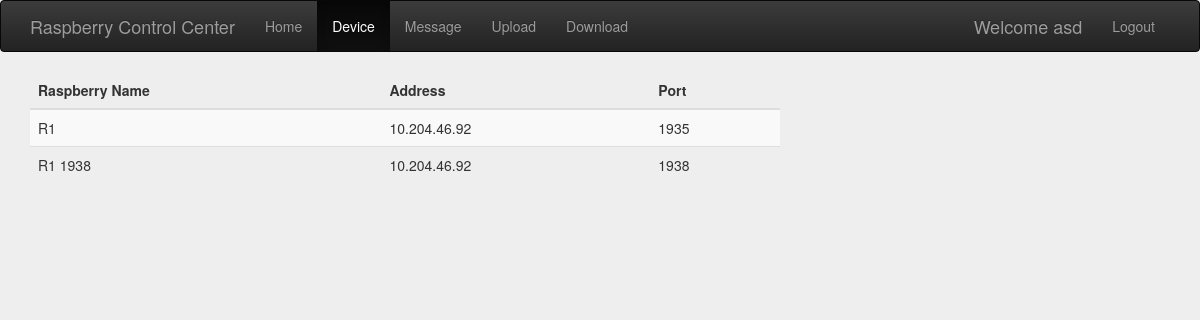
/web/device/3 (signed in), run on the app's committed database.
### Web_Server/models.py (models this page shows, shortened)
class Device(models.Model):
    name = models.CharField(max_length=100, unique=True)
    address = models.CharField(max_length=2048)
    port = models.IntegerField(null=False, blank=False)
    class Meta:
        unique_together = ('address', 'port')

### Web_Server/views.py (the view)
# urls.py: url(r'^device/(?P<user_id>\d+)$', views.show_device, name='device'),
@login_required
def show_device(request, user_id):
    try:
        device_list = Ruser.objects.get(pk=user_id).device.all()
        return render(request, 'web_server/device.html', {'devices': device_list})
    except:
        return render(request, 'web_server/device.html', {'error': True})

### Web_Server/templates/web_server/device.html (shortened to what this page needs)
{% extends 'web_server/base.html' %}
{% block body-block %}
    {% if devices %}
        <div class="row">
            <div class="col-md-8">
                <table class="table table-striped">
                    <thead>
                    <tr>
                        <th>Raspberry Name</th>
                        <th>Address</th>
                        <th>Port</th>
                    </tr>
                    </thead>
                    <tbody>
                    {% for foo in devices %}
                        <tr>
                            <td>{{ foo.name }}</td>
                            <td>{{ foo.address }}</td>
                            <td>{{ foo.port }}</td>
                        </tr>
                    {% endfor %}
                    </tbody>
                </table>
            </div>
        </div>
    {% endif %}
{% endblock %}

### Web_Server/templates/web_server/base.html (shortened to what this page needs)
<!DOCTYPE html>
{% load staticfiles %}
<html lang="en">
<head>
    <link rel="stylesheet" href="https://maxcdn.bootstrapcdn.com/bootstrap/3.3.7/css/bootstrap.min.css"
>
    <link rel="stylesheet" href="https://maxcdn.bootstrapcdn.com/bootstrap/3.3.7/css/bootstrap-theme.min.css"
>
    <link rel="stylesheet" href="{% static 'css/base.css' %}">
</head>
<body>
<nav class="navbar navbar-inverse">
    <div class="container">
        <div class="navbar-header">
            <a class="navbar-brand" href="#">Raspberry Control Center</a>
        </div>
        <div id="navbar" class="navbar-collapse collapse" aria-expanded="true">
            <ul class="nav navbar-nav">
                <li name="home"><a name="home" href="{% url 'web:home' %}">Home</a></li>
                {% if request.user.is_authenticated %}
                    <li name="device"><a class="active" href="{% url 'web:device' user.id %}">Device</a></li>
                    <li name="message"><a href="{% url 'web:send_msg' user.id %}">Message</a></li>
                    <li name="upload"><a href="{% url 'web:file_upload' user.id %}">Upload</a></li>
                    <li name="download"><a href="{% url 'web:file_download' user.id %}">Download</a></li>
                {% endif %}
            </ul>
            <ul class="nav navbar-nav navbar-right">
                {% if request.user.is_authenticated %}
                    <li class="hidden-sm hidden-xs"><a class="navbar-brand">Welcome {{ request.user.username }}</a></li>
                    <li><a name="logout" href="{% url 'web:logout' %}">Logout</a></li>
                {% else %}
                    <li><a href="{% url 'web:login' %}">Login</a></li>
                    <li><a href="{% url 'web:register' %}">Register</a></li>
                {% endif %}
            </ul>
        </div>
    </div>
</nav>
<div class="container">{% block body-block %}{% endblock %}</div>
</body>
</html>

### Web_Server/static/css/base.css (style rules this page uses)
body { background-color: #eee; }

### data on the page
Device: name "R1", address "10.204.46.92", port "1935"
Device: name "R1 1938", address "10.204.46.92", port "1938"

### other printed values
{{ request.user.username }} "asd"
